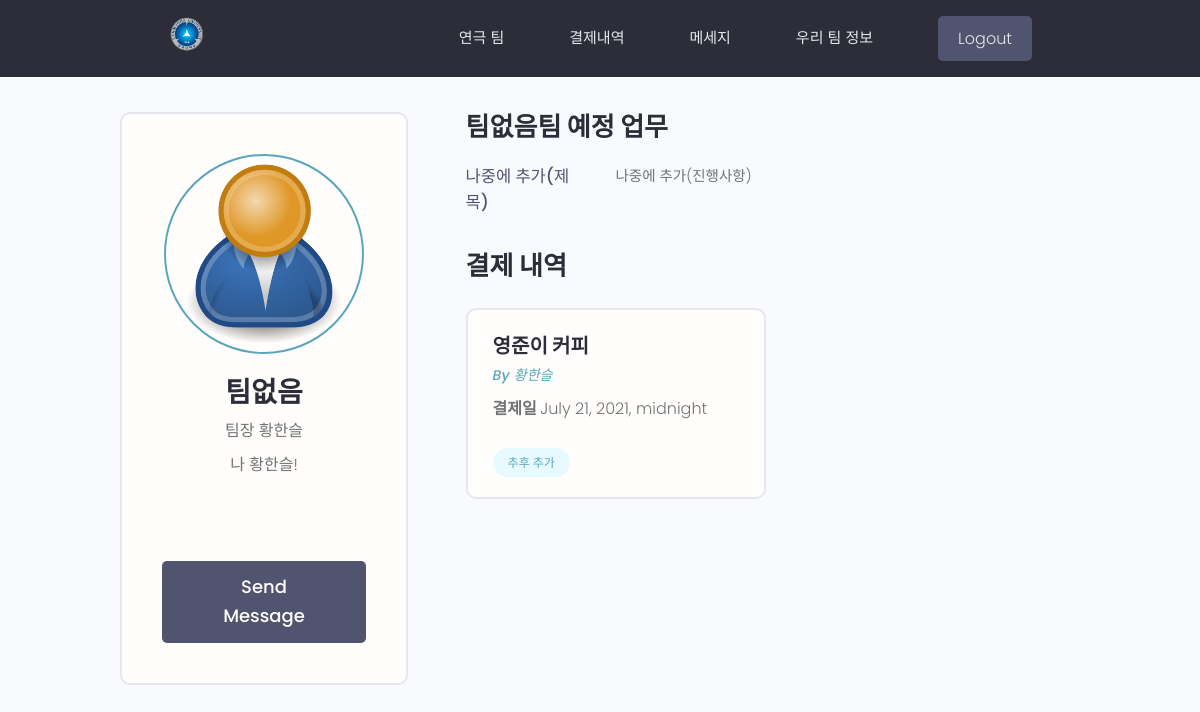
The page /profile/1/ (signed in) on the database its author committed.
### division/models.py (models this page shows, shortened)
class Team(models.Model):
    user = models.OneToOneField(User,on_delete=models.CASCADE,null=True,blank=True)
    id = models.IntegerField(primary_key=True)
    username = models.CharField(null=True,max_length=100)
    name = models.CharField(null=True,max_length=100)
    captain = models.CharField(null=True,max_length=100)
    short_intro = models.CharField(null=True,blank=True,max_length=256)
    email = models.EmailField(null=True)
    profile_image = models.ImageField(null=True,blank=True,upload_to='profiles/',default='profiles/user-default.png')
    created = models.DateTimeField(auto_now_add=True)
    is_new = models.BooleanField(null=True,default=False)
    USERNAME_FIELD = 'username'

### eng/models.py (models this page shows, shortened)
class Post(models.Model):
    id = models.IntegerField(primary_key=True)
    owner = models.ForeignKey(Team,on_delete=CASCADE,null=True)
    title = models.CharField(max_length=200,null=True)
    image = models.ImageField(null=True,upload_to='posts/')
    date = models.DateTimeField(null=True,blank=False)
    paid = models.IntegerField(null=True,blank=False)
    desc = models.CharField(max_length=256)
    created = models.DateTimeField(auto_now_add=True)
    class Meta:
        ordering = ('-created',)

### division/views.py (the view)
# urls.py: path('profile/<str:pk>/',profileView,name='profile'),
def profileView(request,pk):
    profile = Team.objects.get(id=pk)
    post = profile.post_set.all()
    post,page_range = paginateTeam(request,post,4)
    context = {'profile':profile,'post':post,'page_range':page_range}
    return render(request,'div_profile.html',context)

### division/utils.py (called while the page is built)
def paginateTeam(request,teams,results):
    page = request.GET.get('page',1)
    paginator = Paginator(teams,results)
    try:
        teams = paginator.page(page)
    except EmptyPage:
        page = paginator.num_pages
        teams = paginator.page(paginator.num_pages)
    left = (int(page))-4
    if left < 1:
        left = 1
    right = (int(page))+5
    if right > paginator.num_pages:
        right = paginator.num_pages
        print(right)
    page_range = range(left,right+1)
    return teams,page_range

### division/templates/div_profile.html (shortened to what this page needs)
{% extends 'main.html' %}
{% block content %}
  <main class="profile my-md">
    <div class="container">
      <div class="layout">
        <div class="column column--1of3">
          <div class="card text-center">
            <div class="card__body dev">
              <img class="avatar avatar--xl" src="{{profile.profile_image.url}}" />
              <h2 class="dev__name">{{profile.name}}</h2>
              <p class="dev__title">팀장 {{profile.captain}}</p>
              <p class="dev__location">{{profile.short_intro}}</p>
              <ul class="dev__social">
              </ul>
              <a href="{% url 'msg-send' profile.id %}" class="btn btn--sub btn--lg">Send Message</a>
            </div>
          </div>
        </div>
        <div class="column column--2of3">
          <div class="devInfo">
            <h3 class="devInfo__title">{{profile.name}}팀 예정 업무</h3>
            <div class="devInfo__skills">
              <div class="devSkill">
                <h4 class="devSkill__title">나중에 추가(제목)</h4>
                <p class="devSkill__info">
                  나중에 추가(진행사항)
                </p>
              </div>
            </div>
          </div>
          <div class="devInfo">
            <h3 class="devInfo__title">결제 내역</h3>
            <div class="grid grid--two">
              {% for p in post %}
              <div class="column">
                <div class="card project">
                    <div class="card__body">
                      <h3 class="project__title">{{p.title}}</h3>
                      <p><a class="project__author" href="{% url 'view-post' p.id %}">By {{p.owner.captain}}</a></p>
                      <p class="project--rating">
                        <span style="font-weight: bold;">결제일 </span>{{p.date}}
                      </p>
                      <div class="project__tags">
                        <span class="tag tag--pill tag--main">
                          <small>추후 추가</small>
                        </span>
                      </div>
                    </div>
                </div>
              </div>
              {% endfor %}
            </div>
          </div>
        </div>
      </div>
    </div>
  </main>
{% endblock %}

### static/styles/app.css (style rules this page uses)
:root { --color-sub: #2d2d39; }
.btn--sub { background-color: var(--color-sub-light); }
.card { border: 2px solid var(--color-light); }
img { width: 100%; }
.profile .card > .dev { padding: 4rem; }
.dev__name { color: var(--color-sub); font-size: 2.8rem; font-weight: 700; margin-top: 1rem; margin-bottom: 0.5rem; }
.dev__title { font-size: 1.6rem; font-weight: 500; line-height: 1.3; }
.dev__location { margin-top: 1rem; }
.dev__social { margin: 3rem 0; list-style: none; display: flex; justify-content: center; gap: 1.5rem; }
.devInfo { margin-bottom: 3rem; }
.devInfo__title, .devInfo__subtitle { font-size: 2.6rem; color: var(--color-sub); text-transform: uppercase; font-weight: 700; margin-bottom: 1.5rem; }
.devInfo__about, .devSkill__info { font-size: 1.45rem; line-height: 1.7; text-align: justify; }
.devSkill { margin-bottom: 3rem; }
.devSkill__title { font-size: 1.65rem; font-weight: 500; color: var(--color-sub-light); }
@media screen and (min-width: 700px) { .devSkill { display: flex; justify-content: space-between; gap: 3rem; } }
@media screen and (min-width: 700px) { .devSkill__info { flex-basis: 80%; } }
.project__author { font-size: 1.4rem; font-style: italic; }
.project--rating { margin-bottom: 1.6em; margin-top: .5em; }
.project__title { font-size: 2rem; font-weight: 700; color: var(--color-sub); }

### static/uikit/styles/modules/_variables.css (style rules this page uses)
:root { --color-main: #5aa5b9; --color-main-light: #e6faff; --color-sub: #3f4156; --color-sub-light: #51546e; --color-sub-lighter: #ededfd; --color-text: #737373; --color-gray: #8b8b8b; --color-light: #e5e7eb; --color-light-gray: #767676; --color-bg: #f8fafd; --color-white: #fffefd; --color-white-light: #f3f3f3; --color-success: #359e64; --color-success-bg: #def8e8; --color-error: #fc4b0b; --color-error-bg: #fff2ee; --font-base: 'Poppins', arial, helvetica, 'Segoe UI', roboto, ubuntu, sans-serif; --font-monospace: 'Fira Code', 'Courier New', courier, monospace; --font-regular: 300; --font-medium: 500; --font-bold: 700; --generic-shadow: 1px 1px 5px #00000010; --generic-transition: all 0.3s ease-in-out; }

### static/uikit/styles/modules/_base.css (style rules this page uses)
* { margin: 0; padding: 0; box-sizing: border-box; text-rendering: optimizeLegibility; color: inherit; font-size: inherit; }
html { font-size: 50%; }
@media only screen and (min-width: 480px) { html { font-size: 56.25%; } }
@media only screen and (min-width: 1200px) { html { font-size: 62.5%; } }
body { line-height: 1.6; font-weight: 400; font-size: 1.5rem; color: var(--color-text); background-color: var(--color-bg); min-height: 100vh; }

### static/uikit/styles/modules/_typography.css (style rules this page uses)
* { font-family: var(--font-base); }
h2 { font-size: 3.6rem; font-weight: var(--font-bold); }
h3 { font-size: 3.2rem; font-weight: var(--font-medium); }
h4 { font-size: 2.8rem; font-weight: var(--font-medium); }
p, span, strong { font-size: 1.6rem; color: var(--color-text); font-weight: var(--font-regular); }
a { padding-bottom: 2px; text-decoration: none; display: inline-block; color: var(--color-main); font-weight: var(--font-medium); }

### static/uikit/styles/modules/_utilities.css (style rules this page uses)
.container { width: 92%; max-width: 165rem; margin: 0 auto; box-sizing: border-box; }
@media screen and (min-width: 1000px) { .container { width: 90%; } }
@media screen and (min-width: 1200px) { .container { width: 80%; } }
.text-center { text-align: center; }
.my-md { margin: 3rem auto; }

### static/uikit/styles/modules/_avatar.css (style rules this page uses)
.avatar { border-radius: 50%; border: 2px solid var(--color-main); object-fit: cover; }
.avatar--xl { height: 20rem; width: 20rem; }

### static/uikit/styles/modules/_button.css (style rules this page uses)
.btn { display: inline-block; position: relative; cursor: pointer; background-color: var(--color-light); font-weight: var(--font-medium); color: var(--color-sub); text-decoration: none; padding: 1rem 2rem; border-radius: 0.5rem; border: none; width: -webkit-fit-content; width: -moz-fit-content; width: fit-content; height: -webkit-fit-content; height: -moz-fit-content; height: fit-content; font-size: 1.6rem; outline-width: 0; outline-color: transparent; -webkit-backface-visibility: hidden; backface-visibility: hidden; transition: all 0.3s ease-in-out; }
.btn--sub { background-color: var(--color-sub); color: var(--color-white); }
.btn--lg { font-size: 1.8rem; padding: 1.2rem 4.5rem; }

### static/uikit/styles/modules/_card.css (style rules this page uses)
.card { border-radius: 1rem; background-color: var(--color-white); border: 1.5px solid var(--color-light); width: auto; height: auto; margin-top: 0.5rem; margin-bottom: 0.5rem; overflow: hidden; }
.card__body, .card__header { padding: 2rem 2.5rem; }

### rows shown on the page
Team: profile_image (placeholder picture), name "팀없음", captain "황한슬", short_intro "나 황한슬!"
Post: title "영준이 커피", owner.captain "황한슬", date "July 21, 2021, midnight"
